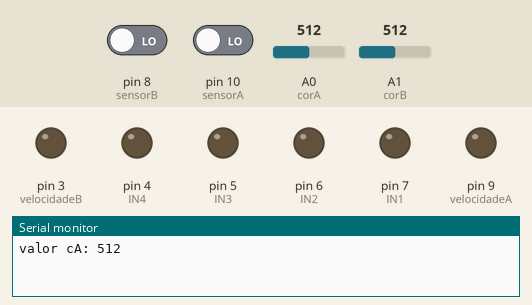
Simulated run of this sketch. Board: Arduino Uno, built with avr-gcc and run on an emulated ATmega328P. On the bench: output pins drawn as LEDs (lit = HIGH), the last lines printed to the serial monitor. Inputs (shaded band) come from the test bench; at power-on: pin 8 (sensorB) LOW, pin 10 (sensorA) LOW, A0 (corA) = 512, A1 (corB) = 512.

Above: at 0.1 s.
At 2.1 s:
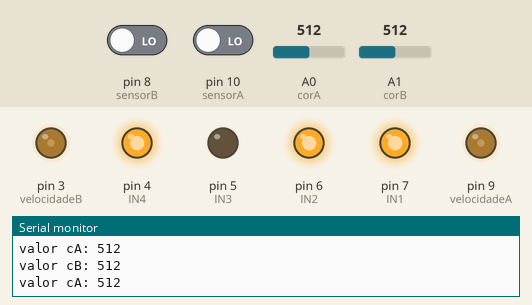
Timing chart, 0 to 3.6 s (numbered marks = the images above):
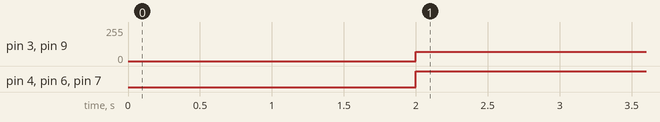

The sketch:

teste_ver_cor.ino
```cpp
#include <Ultrasonic.h>

#define sensorB 8
#define sensorA 10
#define corA A0
#define corB A1
int cA;
int cB;
#define IN1 7
#define IN2 6
#define IN3 5
#define IN4 4
#define velocidadeA 9
#define velocidadeB 3
bool estadoA = 0;
bool estadoB = 0;


Ultrasonic ultrasonic(12,11);// DEFINE PINO 12 TRIG E PINO 11  ECHO
int distancia;

void setup() {
   Serial.begin(9600);
 pinMode (corA  , INPUT);
 pinMode (corB  , INPUT);
 pinMode(sensorA , INPUT);
 pinMode(sensorB , INPUT);
 pinMode (IN1 , OUTPUT);
 pinMode (IN2 , OUTPUT);
 pinMode (IN3 , OUTPUT);
 pinMode (IN4 , OUTPUT);
 pinMode (velocidadeA , OUTPUT);
 pinMode (velocidadeB , OUTPUT);
}

void loop() {
   //distancia = ultrasonic.read();
   estadoA = digitalRead(sensorA);
   estadoB = digitalRead(sensorB);
   cA = analogRead(corA);
   cB = analogRead(corB);
    Serial.print("valor cA: ");
   Serial.println(cA);
     delay (1000);
    Serial.print("valor cB: ");
   Serial.println(cB);
    delay (1000);

    if(55  < cA < 600){

    analogWrite(velocidadeA , 70);
    digitalWrite (IN1 , HIGH);
    digitalWrite (IN2 , HIGH);
    analogWrite(velocidadeB , 70);
    digitalWrite (IN3 , LOW);
    digitalWrite (IN4 , HIGH);
    }
    else if(cA > 600){

    analogWrite(velocidadeA , 70);
    digitalWrite (IN1 ,LOW);
    digitalWrite (IN2 , HIGH);
    analogWrite(velocidadeB , 70);
    digitalWrite (IN3 , LOW);
    digitalWrite (IN4 , HIGH);
      }


}
```

Measured:
- by itself, pin 3 (velocidadeB), pin 9 (velocidadeA): 0/255 → 70/255 at 2.0 s
- by itself, pin 4 (IN4), pin 6 (IN2), pin 7 (IN1): LOW → HIGH at 2.0 s
